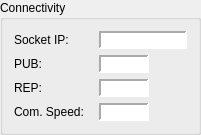
       <widget class="QGroupBox" name="gbConnectivity">
        <property name="geometry">
         <rect>
          <x>-1</x>
          <y>100</y>
          <width>201</width>
          <height>134</height>
         </rect>
        </property>
        <property name="title">
         <string>Connectivity</string>
        </property>
        <layout class="QFormLayout" name="formLayout">
         <property name="horizontalSpacing">
          <number>15</number>
         </property>
         <item row="0" column="0">
          <widget class="QLabel" name="lblIP">
           <property name="text">
            <string>Socket IP:</string>
           </property>
          </widget>
         </item>
         <item row="1" column="0">
          <widget class="QLabel" name="lblPUB">
           <property name="text">
            <string>PUB:</string>
           </property>
          </widget>
         </item>
         <item row="2" column="0">
          <widget class="QLabel" name="lblREP">
           <property name="text">
            <string>REP:</string>
           </property>
          </widget>
         </item>
         <item row="3" column="0">
          <widget class="QLabel" name="lblSpeed">
           <property name="text">
            <string>Com. Speed:</string>
           </property>
          </widget>
         </item>
         <item row="0" column="1">
          <widget class="QLabel" name="lblSocketIP">
           <property name="maximumSize">
            <size>
             <width>100</width>
             <height>16777215</height>
            </size>
           </property>
           <property name="styleSheet">
            <string notr="true">background-color: white</string>
           </property>
           <property name="frameShape">
            <enum>QFrame::Shape::Panel</enum>
           </property>
           <property name="frameShadow">
            <enum>QFrame::Shadow::Sunken</enum>
           </property>
           <property name="lineWidth">
            <number>2</number>
           </property>
           <property name="midLineWidth">
            <number>0</number>
           </property>
           <property name="text">
            <string/>
           </property>
           <property name="alignment">
            <set>Qt::AlignmentFlag::AlignCenter</set>
           </property>
          </widget>
         </item>
         <item row="1" column="1">
          <widget class="QLabel" name="lblPortPUB">
           <property name="maximumSize">
            <size>
             <width>50</width>
             <height>20</height>
            </size>
           </property>
           <property name="styleSheet">
            <string notr="true">background-color: white</string>
           </property>
           <property name="frameShape">
            <enum>QFrame::Shape::Panel</enum>
           </property>
           <property name="frameShadow">
            <enum>QFrame::Shadow::Sunken</enum>
           </property>
           <property name="lineWidth">
            <number>2</number>
           </property>
           <property name="text">
            <string/>
           </property>
           <property name="alignment">
            <set>Qt::AlignmentFlag::AlignCenter</set>
           </property>
          </widget>
         </item>
         <item row="2" column="1">
          <widget class="QLabel" name="lblPortREP">
           <property name="maximumSize">
            <size>
             <width>50</width>
             <height>20</height>
            </size>
           </property>
           <property name="styleSheet">
            <string notr="true">background-color: white</string>
           </property>
           <property name="frameShape">
            <enum>QFrame::Shape::Panel</enum>
           </property>
           <property name="frameShadow">
            <enum>QFrame::Shadow::Sunken</enum>
           </property>
           <property name="lineWidth">
            <number>2</number>
           </property>
           <property name="text">
            <string/>
           </property>
           <property name="alignment">
            <set>Qt::AlignmentFlag::AlignCenter</set>
           </property>
          </widget>
         </item>
         <item row="3" column="1">
          <widget class="QLabel" name="lblComSpeed">
           <property name="maximumSize">
            <size>
             <width>50</width>
             <height>20</height>
            </size>
           </property>
           <property name="styleSheet">
            <string notr="true">background-color: white</string>
           </property>
           <property name="frameShape">
            <enum>QFrame::Shape::Panel</enum>
           </property>
           <property name="frameShadow">
            <enum>QFrame::Shadow::Sunken</enum>
           </property>
           <property name="lineWidth">
            <number>2</number>
           </property>
           <property name="text">
            <string/>
           </property>
           <property name="alignment">
            <set>Qt::AlignmentFlag::AlignCenter</set>
           </property>
          </widget>
         </item>
        </layout>
       </widget>
